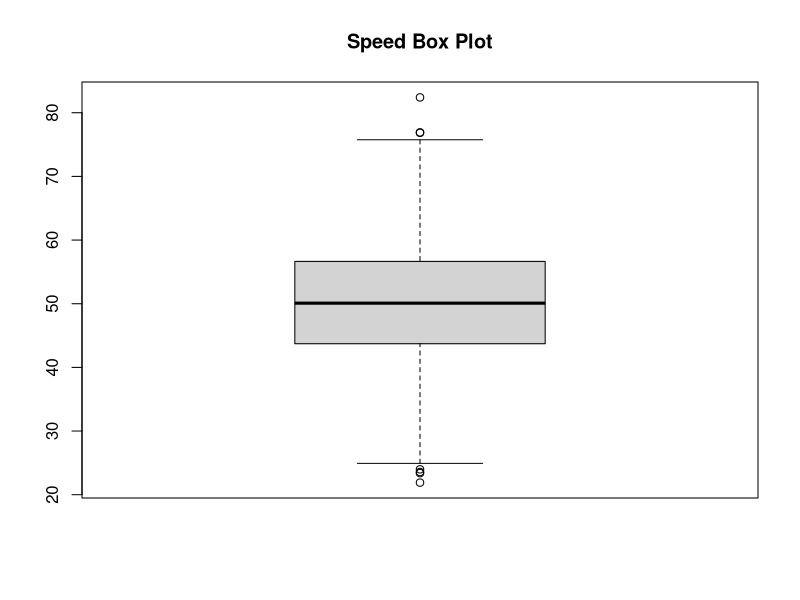
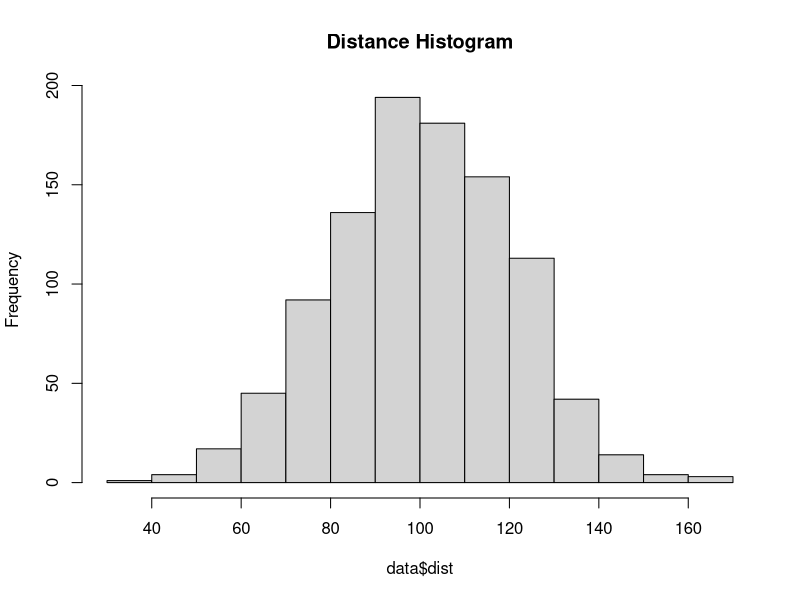
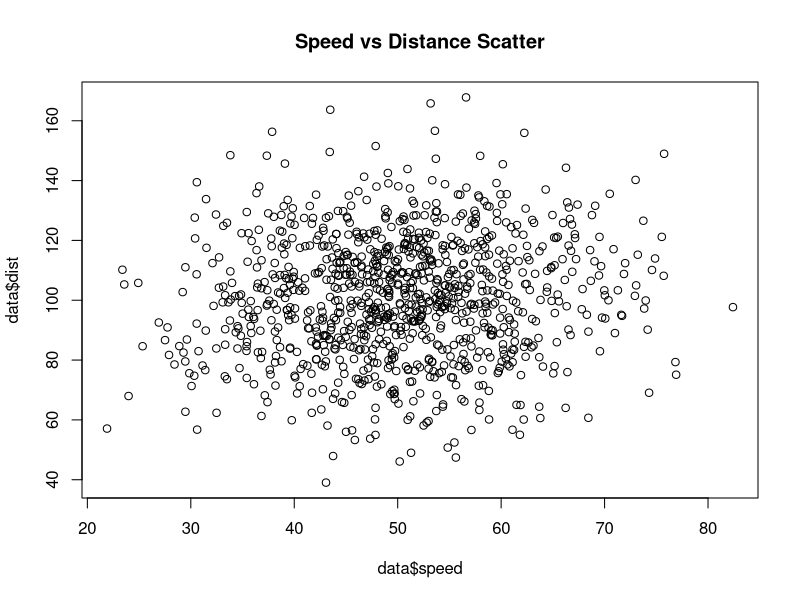

Here is the R script that generated these plots, in order:


set.seed(123)
data <- data.frame(
  speed = rnorm(1000, 50, 10),
  dist = rnorm(1000, 100, 20)
)
write.csv(data, "cars_data.csv", row.names = FALSE)


boxplot(data$speed, main="Speed Box Plot")
hist(data$dist, main="Distance Histogram")
plot(data$speed, data$dist, main="Speed vs Distance Scatter")


list_data <- list("Red", "Green", c(21,32,11), TRUE, 51.23, 119.1)
df_data <- data.frame(
  emp_id = c(1:3),
  emp_name = c("Rick","Dan","Michelle")
)
print(list_data); print(df_data)
